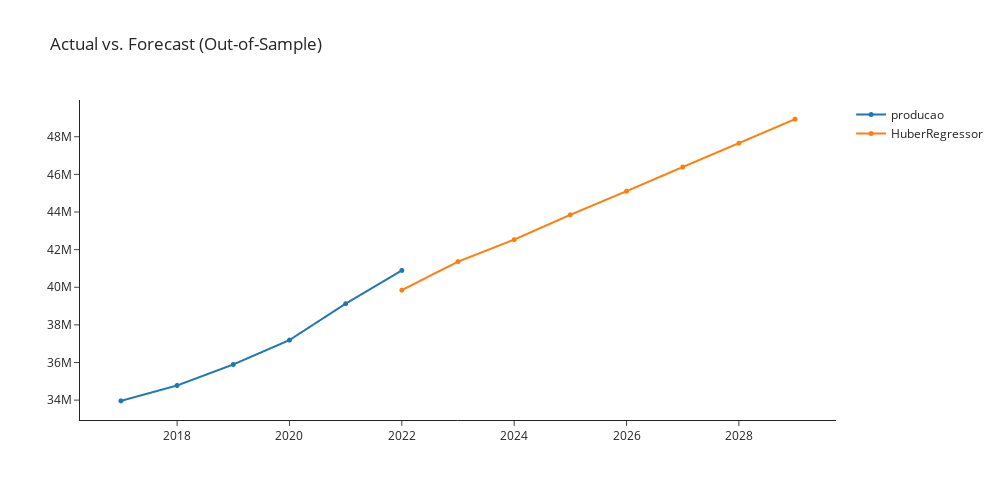

Here is the notebook cell this chart was saved with:
### Markdown cell above
## ALL GRAPHS

### Code cell
exp.plot_model(estimator = huber_cds_dt, plot = 'forecast', 
               data_kwargs = {'fh' : 8},
               fig_kwargs = {"height":500,"width":1000,"template": "simple_white","hoverinfo":"none","big_data_threshold":10})
exp.plot_model(estimator = lightgbm_cds_dt, plot = 'forecast', 
               data_kwargs = {'fh' : 8},
               fig_kwargs = {"height":500,"width":1000,"template": "simple_white","hoverinfo":"none","big_data_threshold":10})
exp.plot_model(estimator = polytrend, plot = 'forecast', 
               data_kwargs = {'fh' : 8},
               fig_kwargs = {"height":500,"width":1000,"template": "simple_white","hoverinfo":"none","big_data_threshold":10})
exp.plot_model(estimator = theta, plot = 'forecast', 
               data_kwargs = {'fh' : 8},
               fig_kwargs = {"height":500,"width":1000,"template": "simple_white","hoverinfo":"none","big_data_threshold":10})

### Figure 1 — Plotly figure (JSON) as saved in the notebook; plotly's stock layout.template omitted (floating-point values rounded to 4 significant figures)
{"data": [{"hoverinfo": "none", "line": {"width": 2}, "marker": {"size": 5}, "mode": "lines+markers", "name": "producao", "type": "scattergl", "x": [2017, 2018, 2019, 2020, 2021, 2022, 2023, 2024, 2025, 2026, 2027, 2028, 2029], "xaxis": "x", "y": [33959879, 34777936, 35895207, 37191638, 39126269, 40894968, null, null, null, null, null, null, null], "yaxis": "y"}, {"hoverinfo": "none", "line": {"width": 2}, "marker": {"size": 5}, "mode": "lines+markers", "name": "HuberRegressor", "type": "scattergl", "x": [2017, 2018, 2019, 2020, 2021, 2022, 2023, 2024, 2025, 2026, 2027, 2028, 2029], "xaxis": "x", "y": [null, null, null, null, null, 39850000.0, 41360000.0, 42530000.0, 43850000.0, 45110000.0, 46390000.0, 47660000.0, 48940000.0], "yaxis": "y"}], "layout": {"autosize": false, "height": 500, "showlegend": true, "title": {"text": "Actual vs. Forecast (Out-of-Sample)"}, "width": 1000, "xaxis": {"anchor": "y", "domain": [0, 1]}, "yaxis": {"anchor": "x", "domain": [0, 1]}}}
